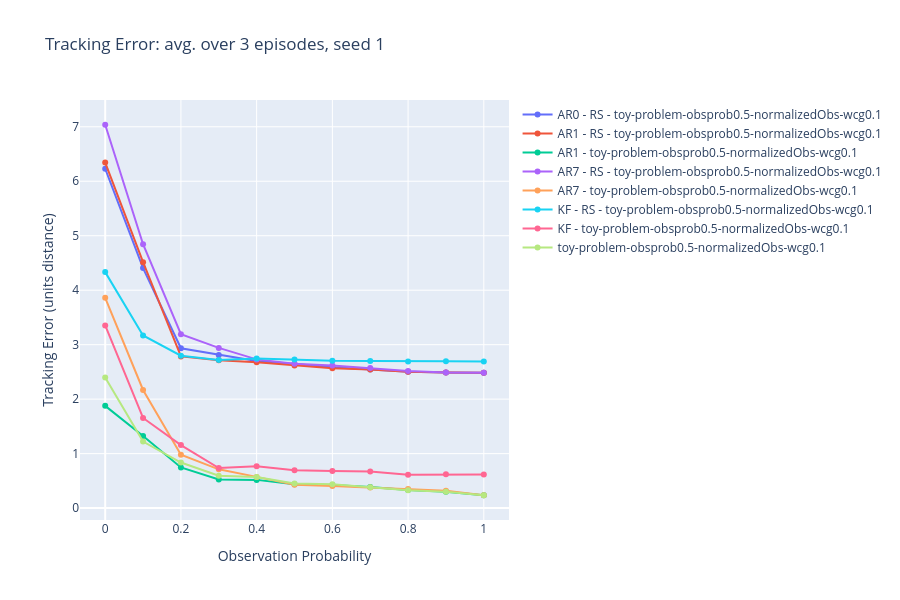
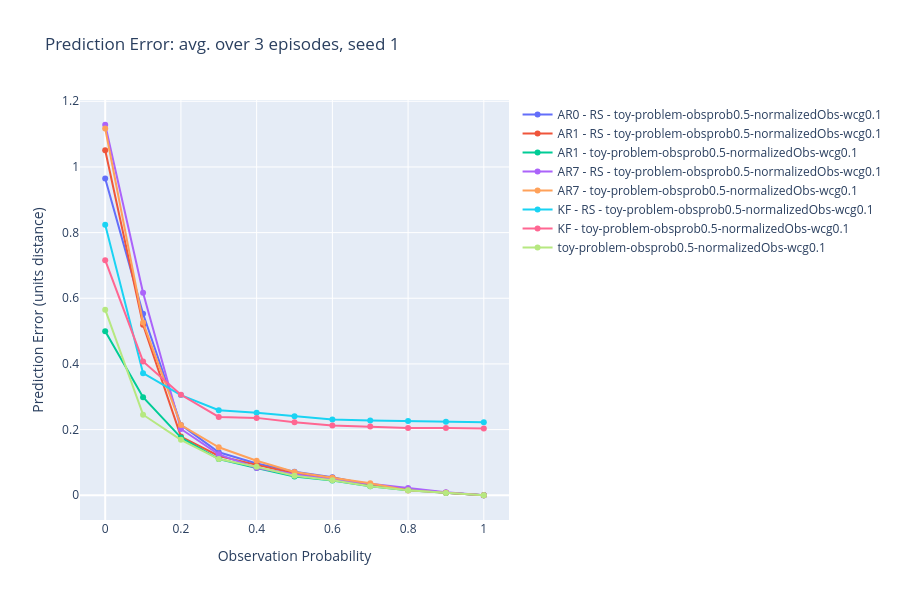

The notebook cell these images were saved under, in order:
### Code cell
import plotly.graph_objects as go
import numpy as np

# Data for plotting
categories = {
    'tracking_error_mean': {
        'title': 'Tracking Error',
        'ylabel': 'Tracking Error (units distance)',
        'xlabel': 'Observation Probability',
        # Average over all episodes and all timesteps.
        'data': {
            series: [np.mean(output[series][experiment]['tracking_error_mean']) for experiment in output[series]]
                for series in output
        }
    },
    'prediction_error_mean': {
        'title': 'Prediction Error',
        'ylabel': 'Prediction Error (units distance)',
        'xlabel': 'Observation Probability',
        # Average over all episodes and all timesteps.
        'data': {
            series: [np.mean(output[series][experiment]['prediction_error_mean']) for experiment in output[series]]
                for series in output
        }
    },
}

for category in categories:
    fig = go.Figure()
    
    if type(categories[category]['data']) == dict:
        for series, values in categories[category]['data'].items():
            x = np.linspace(0, 1, len(values))
            fig.add_trace(go.Scatter(
                x=x,
                y=values,
                mode='lines+markers',
                name=series,
                hovertemplate='%{x:.2f}: %{y:.4f}<extra></extra>'
            ))
    else:
        values = categories[category]['data']
        x = np.linspace(0, 1, len(values))
        fig.add_trace(go.Scatter(
            x=x,
            y=values,
            mode='lines+markers',
            hovertemplate='%{x:.2f}: %{y:.4f}<extra></extra>'
        ))
    
    title = categories[category]['title']
    xlabel = 'Scenario' if "xlabel" not in categories[category] else categories[category]['xlabel']
    ylabel = f"Timesteps out of {args['episode_length']['value']}" if "ylabel" not in categories[category] else categories[category]['ylabel']
    
    fig.update_layout(
        title=f"{title}: avg. over {args['eval_episodes']['value']} episodes, seed {args['seed']['value']}",
        xaxis_title=xlabel,
        yaxis_title=ylabel,
        hovermode='closest',
        showlegend=True,
        width=900,
        height=600
    )
    
    fig.show()

### Figure 1 — Plotly figure (JSON) as saved in the notebook; plotly's stock layout.template omitted (floating-point values rounded to 4 significant figures)
{"data": [{"hovertemplate": "%{x:.2f}: %{y:.4f}<extra></extra>", "mode": "lines+markers", "name": "AR0 - RS - toy-problem-obsprob0.5-normalizedObs-wcg0.1", "type": "scatter", "x": [0.0, 0.1, 0.2, 0.3, 0.4, 0.5, 0.6, 0.7, 0.8, 0.9, 1.0], "y": [6.229, 4.406, 2.934, 2.812, 2.7, 2.647, 2.584, 2.546, 2.502, 2.487, 2.486]}, {"hovertemplate": "%{x:.2f}: %{y:.4f}<extra></extra>", "mode": "lines+markers", "name": "AR1 - RS - toy-problem-obsprob0.5-normalizedObs-wcg0.1", "type": "scatter", "x": [0.0, 0.1, 0.2, 0.3, 0.4, 0.5, 0.6, 0.7, 0.8, 0.9, 1.0], "y": [6.344, 4.515, 2.785, 2.716, 2.677, 2.618, 2.569, 2.545, 2.501, 2.487, 2.486]}, {"hovertemplate": "%{x:.2f}: %{y:.4f}<extra></extra>", "mode": "lines+markers", "name": "AR1 - toy-problem-obsprob0.5-normalizedObs-wcg0.1", "type": "scatter", "x": [0.0, 0.1, 0.2, 0.3, 0.4, 0.5, 0.6, 0.7, 0.8, 0.9, 1.0], "y": [1.877, 1.324, 0.7459, 0.5248, 0.518, 0.4361, 0.4252, 0.3856, 0.3316, 0.3009, 0.2359]}, {"hovertemplate": "%{x:.2f}: %{y:.4f}<extra></extra>", "mode": "lines+markers", "name": "AR7 - RS - toy-problem-obsprob0.5-normalizedObs-wcg0.1", "type": "scatter", "x": [0.0, 0.1, 0.2, 0.3, 0.4, 0.5, 0.6, 0.7, 0.8, 0.9, 1.0], "y": [7.037, 4.844, 3.193, 2.941, 2.73, 2.649, 2.618, 2.573, 2.517, 2.49, 2.486]}, {"hovertemplate": "%{x:.2f}: %{y:.4f}<extra></extra>", "mode": "lines+markers", "name": "AR7 - toy-problem-obsprob0.5-normalizedObs-wcg0.1", "type": "scatter", "x": [0.0, 0.1, 0.2, 0.3, 0.4, 0.5, 0.6, 0.7, 0.8, 0.9, 1.0], "y": [3.859, 2.169, 0.9798, 0.7122, 0.5731, 0.4266, 0.4061, 0.3776, 0.3493, 0.3187, 0.2359]}, {"hovertemplate": "%{x:.2f}: %{y:.4f}<extra></extra>", "mode": "lines+markers", "name": "KF - RS - toy-problem-obsprob0.5-normalizedObs-wcg0.1", "type": "scatter", "x": [0.0, 0.1, 0.2, 0.3, 0.4, 0.5, 0.6, 0.7, 0.8, 0.9, 1.0], "y": [4.332, 3.168, 2.798, 2.72, 2.745, 2.727, 2.704, 2.701, 2.692, 2.694, 2.692]}, {"hovertemplate": "%{x:.2f}: %{y:.4f}<extra></extra>", "mode": "lines+markers", "name": "KF - toy-problem-obsprob0.5-normalizedObs-wcg0.1", "type": "scatter", "x": [0.0, 0.1, 0.2, 0.3, 0.4, 0.5, 0.6, 0.7, 0.8, 0.9, 1.0], "y": [3.354, 1.655, 1.157, 0.7353, 0.7697, 0.6934, 0.6831, 0.6709, 0.613, 0.6194, 0.619]}, {"hovertemplate": "%{x:.2f}: %{y:.4f}<extra></extra>", "mode": "lines+markers", "name": "toy-problem-obsprob0.5-normalizedObs-wcg0.1", "type": "scatter", "x": [0.0, 0.1, 0.2, 0.3, 0.4, 0.5, 0.6, 0.7, 0.8, 0.9, 1.0], "y": [2.396, 1.221, 0.8368, 0.5942, 0.5718, 0.4539, 0.4398, 0.3832, 0.3293, 0.2983, 0.2359]}], "layout": {"height": 600, "hovermode": "closest", "showlegend": true, "title": {"text": "Tracking Error: avg. over 3 episodes, seed 1"}, "width": 900, "xaxis": {"title": {"text": "Observation Probability"}}, "yaxis": {"title": {"text": "Tracking Error (units distance)"}}}}

### Figure 2 — Plotly figure (JSON) as saved in the notebook; plotly's stock layout.template omitted (floating-point values rounded to 4 significant figures)
{"data": [{"hovertemplate": "%{x:.2f}: %{y:.4f}<extra></extra>", "mode": "lines+markers", "name": "AR0 - RS - toy-problem-obsprob0.5-normalizedObs-wcg0.1", "type": "scatter", "x": [0.0, 0.1, 0.2, 0.3, 0.4, 0.5, 0.6, 0.7, 0.8, 0.9, 1.0], "y": [0.9649, 0.5527, 0.2142, 0.131, 0.09689, 0.07193, 0.05471, 0.03204, 0.01838, 0.007556, 6.574e-09]}, {"hovertemplate": "%{x:.2f}: %{y:.4f}<extra></extra>", "mode": "lines+markers", "name": "AR1 - RS - toy-problem-obsprob0.5-normalizedObs-wcg0.1", "type": "scatter", "x": [0.0, 0.1, 0.2, 0.3, 0.4, 0.5, 0.6, 0.7, 0.8, 0.9, 1.0], "y": [1.051, 0.5194, 0.1787, 0.1195, 0.09256, 0.06693, 0.05351, 0.03215, 0.01849, 0.007621, 6.574e-09]}, {"hovertemplate": "%{x:.2f}: %{y:.4f}<extra></extra>", "mode": "lines+markers", "name": "AR1 - toy-problem-obsprob0.5-normalizedObs-wcg0.1", "type": "scatter", "x": [0.0, 0.1, 0.2, 0.3, 0.4, 0.5, 0.6, 0.7, 0.8, 0.9, 1.0], "y": [0.4997, 0.2988, 0.1757, 0.1102, 0.08273, 0.05697, 0.04477, 0.0274, 0.01527, 0.007068, 6.143e-09]}, {"hovertemplate": "%{x:.2f}: %{y:.4f}<extra></extra>", "mode": "lines+markers", "name": "AR7 - RS - toy-problem-obsprob0.5-normalizedObs-wcg0.1", "type": "scatter", "x": [0.0, 0.1, 0.2, 0.3, 0.4, 0.5, 0.6, 0.7, 0.8, 0.9, 1.0], "y": [1.128, 0.617, 0.2018, 0.1245, 0.08324, 0.06364, 0.04769, 0.03367, 0.02188, 0.008949, 6.574e-09]}, {"hovertemplate": "%{x:.2f}: %{y:.4f}<extra></extra>", "mode": "lines+markers", "name": "AR7 - toy-problem-obsprob0.5-normalizedObs-wcg0.1", "type": "scatter", "x": [0.0, 0.1, 0.2, 0.3, 0.4, 0.5, 0.6, 0.7, 0.8, 0.9, 1.0], "y": [1.117, 0.5258, 0.2136, 0.1462, 0.105, 0.07109, 0.05301, 0.03666, 0.01482, 0.007256, 6.143e-09]}, {"hovertemplate": "%{x:.2f}: %{y:.4f}<extra></extra>", "mode": "lines+markers", "name": "KF - RS - toy-problem-obsprob0.5-normalizedObs-wcg0.1", "type": "scatter", "x": [0.0, 0.1, 0.2, 0.3, 0.4, 0.5, 0.6, 0.7, 0.8, 0.9, 1.0], "y": [0.8235, 0.3718, 0.3051, 0.2591, 0.2514, 0.2404, 0.2308, 0.2277, 0.2264, 0.2235, 0.2226]}, {"hovertemplate": "%{x:.2f}: %{y:.4f}<extra></extra>", "mode": "lines+markers", "name": "KF - toy-problem-obsprob0.5-normalizedObs-wcg0.1", "type": "scatter", "x": [0.0, 0.1, 0.2, 0.3, 0.4, 0.5, 0.6, 0.7, 0.8, 0.9, 1.0], "y": [0.7161, 0.4075, 0.3061, 0.2386, 0.2357, 0.2226, 0.2122, 0.2096, 0.205, 0.205, 0.203]}, {"hovertemplate": "%{x:.2f}: %{y:.4f}<extra></extra>", "mode": "lines+markers", "name": "toy-problem-obsprob0.5-normalizedObs-wcg0.1", "type": "scatter", "x": [0.0, 0.1, 0.2, 0.3, 0.4, 0.5, 0.6, 0.7, 0.8, 0.9, 1.0], "y": [0.5653, 0.2453, 0.1689, 0.1102, 0.08644, 0.0594, 0.04592, 0.02751, 0.01534, 0.006988, 6.143e-09]}], "layout": {"height": 600, "hovermode": "closest", "showlegend": true, "title": {"text": "Prediction Error: avg. over 3 episodes, seed 1"}, "width": 900, "xaxis": {"title": {"text": "Observation Probability"}}, "yaxis": {"title": {"text": "Prediction Error (units distance)"}}}}
